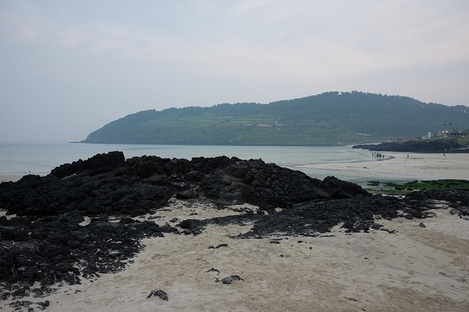
#> input picture 4W/img1.jpg, 469 x 312 px, shrunk from 720 x 480 before the run
$ python 03.homography_image_alignment.py
#> lines starting #> are read from the running program, lines starting #| are printed output that depends on the picture
import os
import cv2 as cv
import numpy as np
import matplotlib.pyplot as plt


def load_bgr_image(image_path: str):
#> called with image_path = '4W/img1.jpg'
    image_bgr = cv.imread(image_path)
#> image_bgr is the input picture: shape (312, 469, 3); mean B, G, R 134.3, 130.6, 125.7
    if image_bgr is None:
        raw = np.fromfile(image_path, dtype=np.uint8)
        if raw.size > 0:
            image_bgr = cv.imdecode(raw, cv.IMREAD_COLOR)
    return image_bgr


def save_bgr_image(image_path: str, image_bgr):
    ext = os.path.splitext(image_path)[1] or ".png"
    success, encoded = cv.imencode(ext, image_bgr)
    if not success:
        raise RuntimeError(f"이미지 인코딩에 실패했습니다: {image_path}")
    encoded.tofile(image_path)


def main():
    script_dir = os.path.dirname(os.path.abspath(__file__))
    # 샘플 이미지 2장 선택 (img1, img2)
    image1_path = os.path.join(script_dir, "img1.jpg")
    image2_path = os.path.join(script_dir, "img2.jpg")

    # 기준 이미지(img1)와 정렬 대상 이미지(img2) 로드
    image1_bgr = load_bgr_image(image1_path)
    image2_bgr = load_bgr_image(image2_path)
#> call 2 of load_bgr_image, with image_path = '4W/img2.jpg'
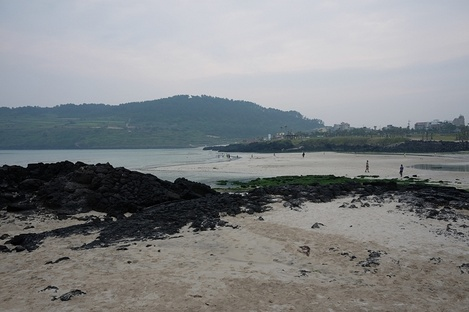
#> input picture 4W/img2.jpg, 469 x 312 px, shrunk from 720 x 480 before the run
#> in load_bgr_image, image_bgr is the input picture: shape (312, 469, 3); mean B, G, R 134.4, 132.3, 129.6
    if image1_bgr is None:
        raise FileNotFoundError(f"이미지를 불러올 수 없습니다: {image1_path}")
    if image2_bgr is None:
        raise FileNotFoundError(f"이미지를 불러올 수 없습니다: {image2_path}")

    # SIFT 계산을 위해 그레이스케일로 변환
    gray1 = cv.cvtColor(image1_bgr, cv.COLOR_BGR2GRAY)
    gray2 = cv.cvtColor(image2_bgr, cv.COLOR_BGR2GRAY)
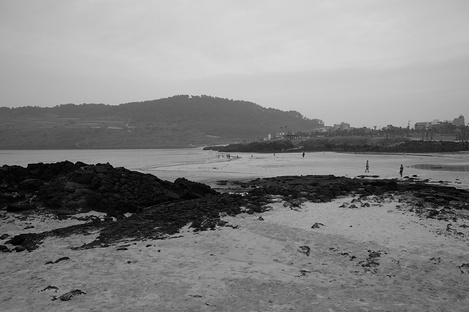
#> gray2: shape (312, 469); min 0, max 217, mean 131.7

    # SIFT 특징점 검출기 생성
    # nfeatures: 추출할 특징점 최대 개수
    # contrastThreshold: 값이 작을수록 약한 특징까지 검출
    # edgeThreshold: 에지성 특징 제거 강도 조절
    # sigma: 초기 가우시안 블러 강도
    sift = cv.SIFT_create(nfeatures=1000, contrastThreshold=0.04, edgeThreshold=10, sigma=1.6)

    # 두 이미지에서 특징점과 디스크립터 계산
    keypoints1, descriptors1 = sift.detectAndCompute(gray1, None)
#> keypoints1 = 368 keypoints; strongest (x, y, size): (299, 242, 1.8), (100, 258, 1.8), (266, 213, 2.3), (278, 209, 3.3)
    keypoints2, descriptors2 = sift.detectAndCompute(gray2, None)
#> keypoints2 = 435 keypoints; strongest (x, y, size): (401, 172, 1.9), (129, 262, 1.9), (148, 246, 1.8), (114, 219, 2.6)

    # 디스크립터 계산 실패 시 후속 매칭이 불가능하므로 예외 처리
    if descriptors1 is None or descriptors2 is None:
        raise RuntimeError("특징점 디스크립터를 생성하지 못했습니다.")

    # BFMatcher + KNN(2-NN) 매칭
    # SIFT 디스크립터는 실수 벡터이므로 L2 거리(norm)를 사용
    matcher = cv.BFMatcher(cv.NORM_L2, crossCheck=False)
    # crossCheck를 끄고 k=2로 최근접 2개 이웃을 받아 ratio test에 사용
    knn_matches = matcher.knnMatch(descriptors1, descriptors2, k=2)
#> knn_matches = 368 matches

    # Lowe ratio test로 좋은 매칭점만 선별
    ratio_threshold = 0.7
    # ratio test를 통과한 좋은 매칭만 저장할 리스트
    good_matches = []
    # KNN 결과를 순회하며 비율 테스트 적용
    for pair in knn_matches:
        # 이웃이 2개 미만이면 비율 테스트 불가
        if len(pair) < 2:
            continue
        # 가장 가까운 매칭과 두 번째 가까운 매칭 분리
        m, n = pair
        # 최근접 거리가 충분히 작을 때만 좋은 매칭으로 채택
        if m.distance < ratio_threshold * n.distance:
            good_matches.append(m)
#> after the loop, good_matches = 113 matches

    # 호모그래피 계산 최소 조건(4쌍) 미만이면 중단
    if len(good_matches) < 4:
        raise RuntimeError(f"호모그래피 계산에 필요한 매칭점이 부족합니다. good_matches={len(good_matches)}")

    # good matches 기준 시각화(호모그래피 전 단계 중간 결과)
    good_matches_to_draw = good_matches[:120]
#> good_matches_to_draw = 113 matches
    good_matches_bgr = cv.drawMatches(
        image1_bgr,
        keypoints1,
        image2_bgr,
        keypoints2,
        good_matches_to_draw,
        None,
        flags=cv.DrawMatchesFlags_NOT_DRAW_SINGLE_POINTS,
    )
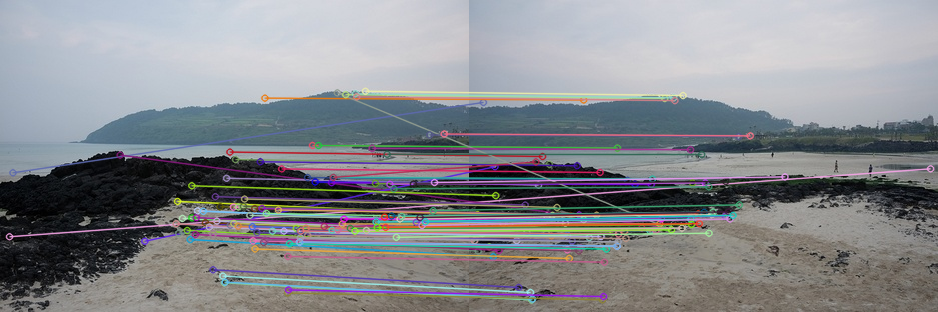
#> good_matches_bgr: shape (312, 938, 3); mean B, G, R 140.6, 136.5, 134.4

    # 호모그래피 계산: img2 좌표를 img1 좌표계로 변환
    # trainIdx는 두 번째 이미지(keypoints2)에서의 매칭 인덱스
    # 즉 src_pts는 "변환할 원본"인 img2의 대응점 집합
    src_pts = np.float32([keypoints2[m.trainIdx].pt for m in good_matches]).reshape(-1, 1, 2)
#> src_pts = 113 rows, first 8: [461.2, 168.3], [13.87, 101.9], [197.5, 227.2], [25.52, 166.3], [5.06, 240.2], [5.06, 240.2], [8.01, 214.2], [8.67, 250.7]
    # queryIdx는 첫 번째 이미지(keypoints1)에서의 매칭 인덱스
    # 즉 dst_pts는 "맞춰질 기준"인 img1의 대응점 집합
    # reshape(-1, 1, 2)는 findHomography가 요구하는 점 배열 형태(N,1,2)
    dst_pts = np.float32([keypoints1[m.queryIdx].pt for m in good_matches]).reshape(-1, 1, 2)
#> dst_pts = 113 rows, first 8: [9.02, 236.3], [12.41, 172.3], [119.7, 154.6], [144.4, 240.8], [175.6, 223.2], [175.6, 223.2], [177, 200.9], [178.2, 232.6]

    # RANSAC 기반 호모그래피 계산 (이상점 영향 완화)
    homography, inlier_mask = cv.findHomography(src_pts, dst_pts, cv.RANSAC, 5.0)
#> homography = [[0.632, 0.0283, 165.6], [-0.0978, 0.881, 12.76], [-0.00079, 2.29e-05, 1]]; inlier_mask = 113 values, max 1 at index 4, min 0 at index 0, mean 0.92
    # 호모그래피 계산 실패 시 예외 처리
    if homography is None:
        raise RuntimeError("호모그래피 행렬 계산에 실패했습니다.")

    # 파노라마 크기: (w1+w2, max(h1, h2))
    h1, w1 = image1_bgr.shape[:2]
#> h1 = 312; w1 = 469
    h2, w2 = image2_bgr.shape[:2]
#> h2 = 312; w2 = 469
    panorama_width = w1 + w2
#> panorama_width = 938
    panorama_height = max(h1, h2)
#> panorama_height = 312

    # img2를 호모그래피로 변환하여 img1 기준으로 정렬
    warped_bgr = cv.warpPerspective(image2_bgr, homography, (panorama_width, panorama_height))
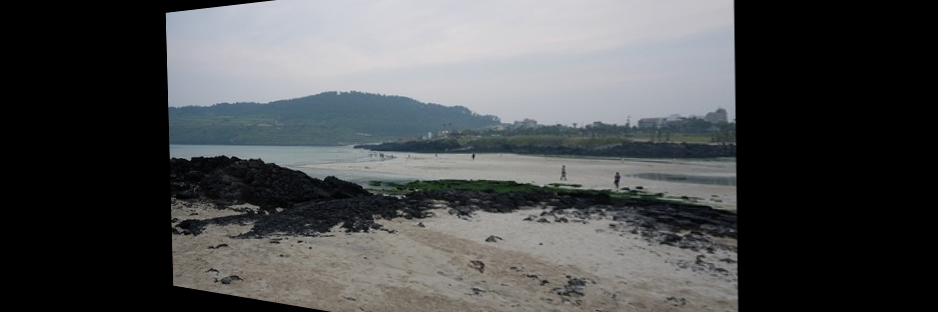
#> warped_bgr: shape (312, 938, 3); mean B, G, R 80.2, 78.9, 77.2
    # 기준 이미지(img1)를 좌측 상단에 배치해 기준면을 유지
    warped_bgr[0:h1, 0:w1] = image1_bgr
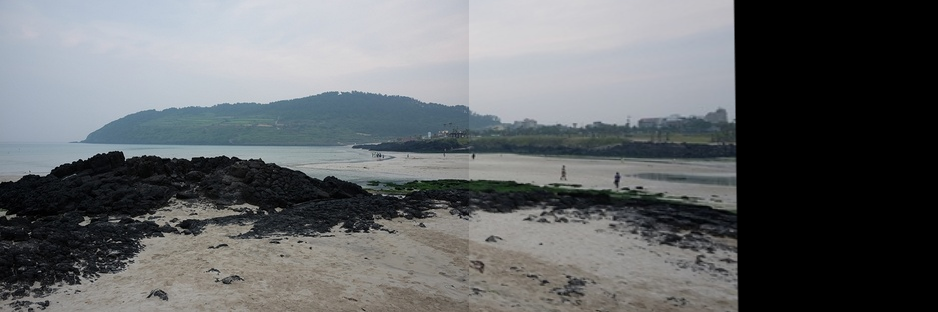
#> warped_bgr: shape (312, 938, 3); mean B, G, R 106.4, 104.1, 101.2

    # RANSAC inlier만 선택해 매칭 시각화 품질 개선
    inlier_matches = []
    # inlier 마스크가 있으면 inlier 매칭만 필터링
    if inlier_mask is not None:
        # (N,1) 형태 마스크를 1차원 리스트로 평탄화
        mask_flat = inlier_mask.ravel().tolist()
#> mask_flat has the same summary as inlier_mask
        # good_matches와 마스크를 짝지어 keep=1(inlier)인 매칭만 유지
        inlier_matches = [m for m, keep in zip(good_matches, mask_flat) if keep]
#> inlier_matches = 104 matches
    else:
        # 마스크가 없으면 good matches 전체 사용
        inlier_matches = good_matches

    # 표시할 매칭 수를 제한해 시각적 복잡도 감소
    matches_to_draw = inlier_matches[:120]
#> matches_to_draw = 104 matches

    # 특징점 매칭 결과 시각화
    matching_result_bgr = cv.drawMatches(
        # 기준 이미지(img1)
        image1_bgr,
        # 기준 이미지 특징점
        keypoints1,
        # 정렬 대상 이미지(img2)
        image2_bgr,
        # 대상 이미지 특징점
        keypoints2,
        # 화면에 그릴 매칭 목록
        matches_to_draw,
        # 출력 이미지는 OpenCV가 새로 생성
        None,
        # 단일(비매칭) 특징점은 생략
        flags=cv.DrawMatchesFlags_NOT_DRAW_SINGLE_POINTS,
    )
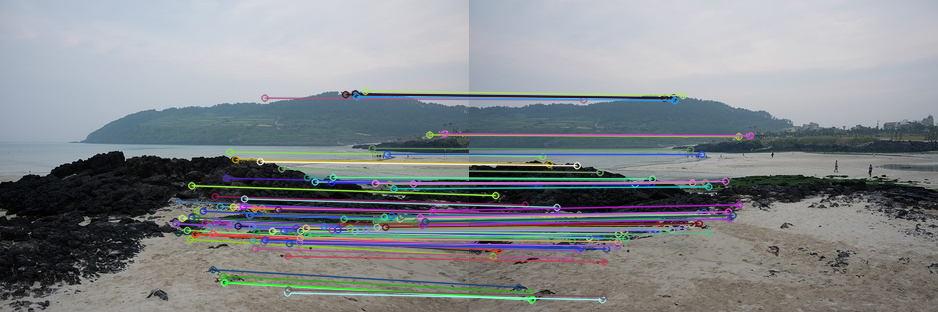
#> matching_result_bgr: shape (312, 938, 3); mean B, G, R 139, 135.2, 130.8

    # README용 중간/최종 결과 이미지 저장
    save_bgr_image(os.path.join(script_dir, "result3_good_matches.png"), good_matches_bgr)
    save_bgr_image(os.path.join(script_dir, "result3_inlier_matches.png"), matching_result_bgr)
    save_bgr_image(os.path.join(script_dir, "result3_warped.png"), warped_bgr)

    final_panel_bgr = cv.hconcat([warped_bgr, matching_result_bgr])
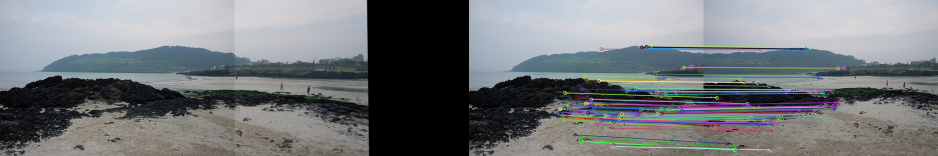
#> final_panel_bgr: shape (312, 1876, 3) (shown at 1/2 size); mean B, G, R 122.7, 119.7, 116
    save_bgr_image(os.path.join(script_dir, "result3.png"), final_panel_bgr)

    # matplotlib 표시를 위해 결과 이미지를 BGR -> RGB로 변환
    warped_rgb = cv.cvtColor(warped_bgr, cv.COLOR_BGR2RGB)
    # 매칭 시각화 이미지도 동일하게 BGR -> RGB 변환
    matching_result_rgb = cv.cvtColor(matching_result_bgr, cv.COLOR_BGR2RGB)

    # 변환된 이미지와 매칭 결과를 나란히 출력
    plt.figure(figsize=(18, 8))

    plt.subplot(1, 2, 1)
    plt.imshow(warped_rgb)
    plt.title("Warped Image (Image Alignment)")
    plt.axis("off")

    plt.subplot(1, 2, 2)
    plt.imshow(matching_result_rgb)
    plt.title(
        f"Matching Result | KNN={len(knn_matches)} | Good={len(good_matches)} | Inlier={len(inlier_matches)}"
    )
    plt.axis("off")

    plt.tight_layout()
    plt.show()

    print(f"Image1 keypoints: {len(keypoints1)}")
#| Image1 keypoints: 368
    print(f"Image2 keypoints: {len(keypoints2)}")
#| Image2 keypoints: 435
    print(f"KNN matches: {len(knn_matches)}")
#| KNN matches: 368
    print(f"Good matches (ratio<{ratio_threshold}): {len(good_matches)}")
#| Good matches (ratio<0.7): 113
    print(f"Inlier matches (RANSAC): {len(inlier_matches)}")
#| Inlier matches (RANSAC): 104


if __name__ == "__main__":
    main()
